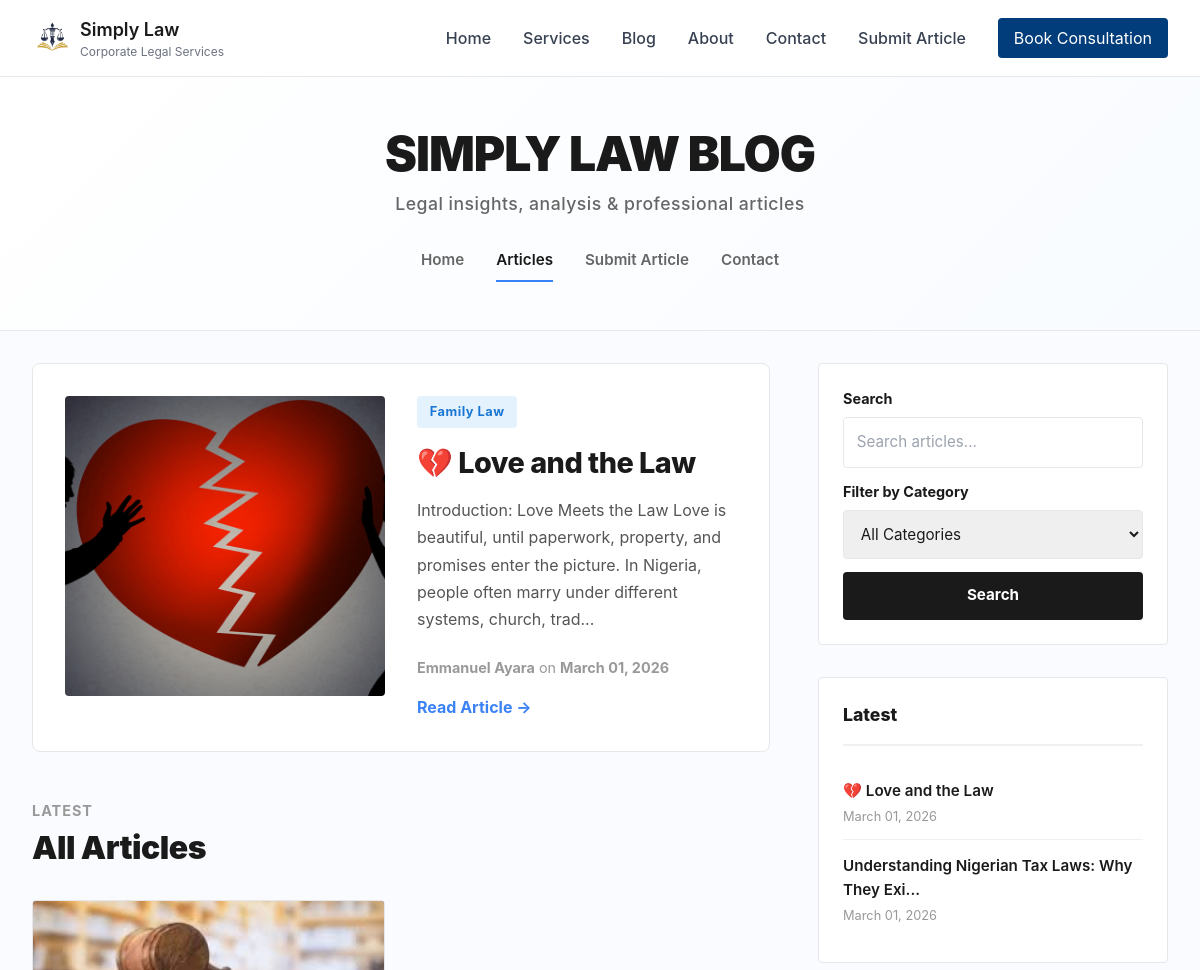
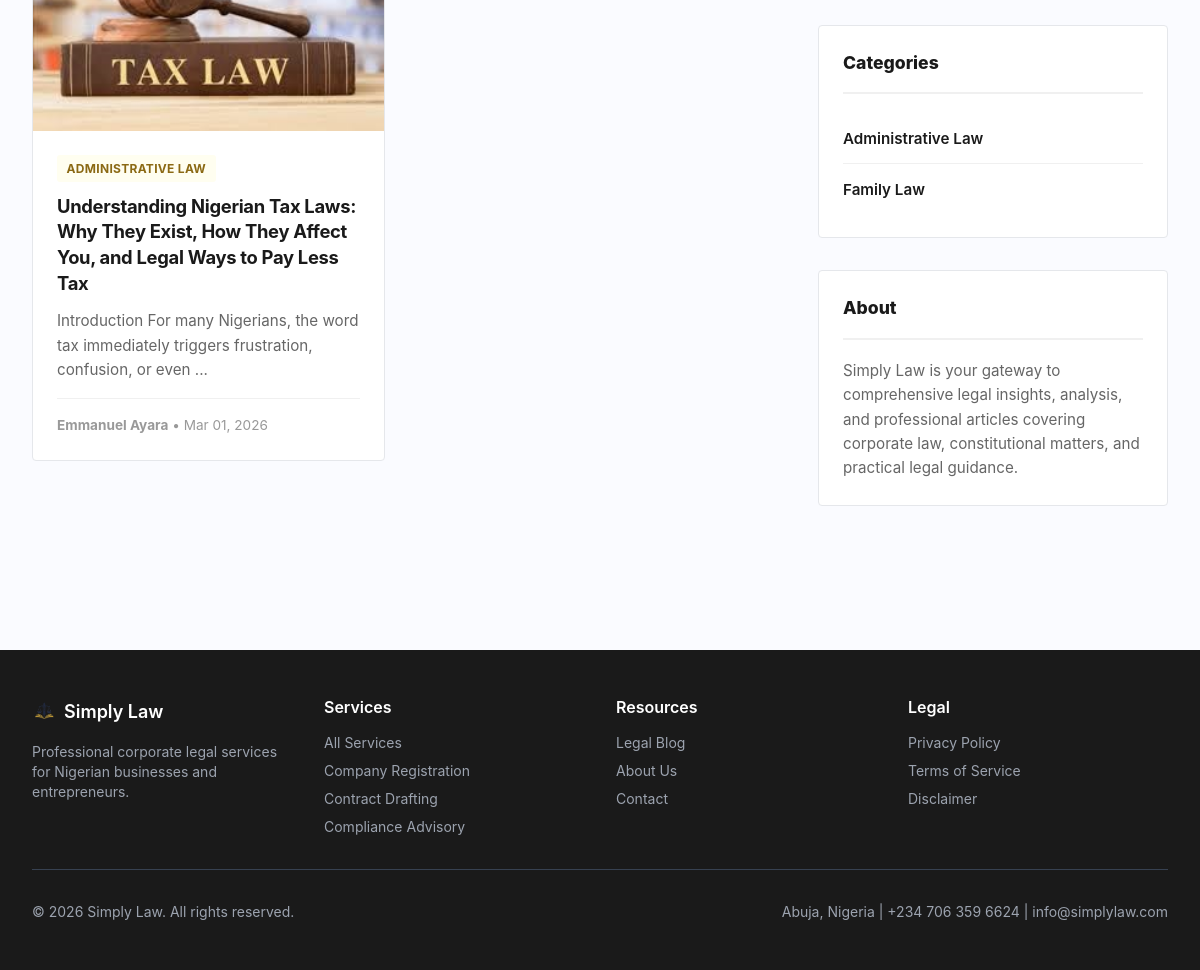
Page /blog on the committed database (2 pictures, top to bottom).
### models.py (models this page shows, shortened)
class Article(db.Model):
    id = db.Column(db.Integer, primary_key=True)
    email = db.Column(db.String(120), nullable=False)
    title = db.Column(db.String(200), nullable=False)
    content = db.Column(db.Text, nullable=False)
    author = db.Column(db.String(100), nullable=False)
    date_posted = db.Column(db.DateTime, default=datetime.utcnow, nullable=False)
    date_submitted = db.Column(db.DateTime, default=datetime.utcnow, nullable=False)
    status = db.Column(
        db.String(20),
        nullable=False,
        default='pending',
        index=True  # ✅ Frequently queried
    )
    category = db.Column(
        db.String(100),
        nullable=False,
        default='General',
        index=True  # ✅ Frequently used for filtering
    )
    likes = db.Column(db.Integer, default=0, nullable=False)
    views = db.Column(db.Integer, default=0, nullable=False)
    cover_image = db.Column(db.String(255), nullable=True)
    document_filename = db.Column(db.String(255), nullable=True)
    deleted_at = db.Column(db.DateTime, nullable=True)
    is_draft = db.Column(db.Boolean, default=False, nullable=False)
    comments = db.relationship('Comment', backref='article', lazy=True, cascade='all, delete-orphan')
    visits = db.relationship('Visit', backref='article', lazy=True, cascade='all, delete-orphan')
    __table_args__ = (
        db.Index('idx_article_status_category', 'status', 'category'),
        db.Index('idx_article_date_posted', 'date_posted'),
        db.Index('idx_article_deleted_at', 'deleted_at'),  # ✅ For soft delete queries
        db.Index('idx_article_is_draft', 'is_draft'),  # ✅ For draft queries
    )

### blueprints/public.py (the view)
@public_bp.route('/blog')
def blog():
    page = request.args.get('page', 1, type=int)
    category = request.args.get('category', '', type=str)
    per_page = 12
    query = Article.query.filter(
        Article.status == 'approved',
        Article.deleted_at.is_(None),
        Article.is_draft == False
    ).order_by(Article.date_posted.desc())
    if category:
        query = query.filter(Article.category == category)
    articles = query.paginate(page=page, per_page=per_page)
    categories = db.session.query(Article.category).filter(
        Article.status == 'approved',
        Article.deleted_at.is_(None)
    ).distinct().all()
    return render_template('pages/blog.html',
        articles=articles,
        category=category,
        categories=categories,
        page_title='Legal Articles & Insights',
        page_description='Corporate law articles, tips, and legal insights for Nigerian businesses'
    )

### templates/pages/blog.html (shortened to what this page needs)
{% extends "base.html" %}
{% block content %}
<div class="blog-wrapper">
    <div class="blog-header">
        <div style="max-width: 1400px; margin: 0 auto; padding: 0 2rem;">
            <h1 class="blog-title">SIMPLY LAW BLOG</h1>
            <p class="blog-subtitle">Legal insights, analysis & professional articles</p>
            <div class="blog-nav">
                <a href="{{ url_for('public.home') }}" class="blog-nav-item">Home</a>
                <div class="blog-nav-item active">Articles</div>
                <a href="{{ url_for('articles.submit_article') }}" class="blog-nav-item">Submit Article</a>
                <a href="{{ url_for('contact.contact') }}" class="blog-nav-item">Contact</a>
            </div>
        </div>
    </div>
    <div class="blog-container">
        <div class="main-content">
            {% if articles.items %}
                {% set featured = articles.items[0] %}
                <div class="featured-section">
                    <div class="featured-article">
                        {% if featured.cover_image %}
                            <img
                                src="{{ url_for('static', filename='uploads/' + featured.cover_image) }}"
                                alt="Featured Article"
                                class="featured-image"
                                loading="lazy"
                            >
                        {% else %}
                            <div style="background: linear-gradient(135deg, #667eea 0%, #764ba2 100%); border-radius: 4px;"></div>
                        {% endif %}
                        <div class="featured-content">
                            <div>
                                <div class="featured-tag">{{ featured.category }}</div>
                                <h2 class="featured-title">{{ featured.title }}</h2>
                                <p class="featured-text">{{ featured.content[:180] }}{% if featured.content|length > 180 %}...{% endif %}</p>
                            </div>
                            <div>
                                <p class="featured-meta">
                                    <strong>{{ featured.author }}</strong> on
                                    <strong>{{ featured.date_posted.strftime('%B %d, %Y') }}</strong>
                                </p>
                                <a href="{{ url_for('articles.read_more', article_id=featured.id) }}"
                                   style="color: #3b82f6; font-weight: 700; text-decoration: none; display: inline-block; margin-top: 1rem;">
                                    Read Article →
                                </a>
                            </div>
                        </div>
                    </div>
                </div>
                <div class="articles-section">
                    <div class="section-label">Latest</div>
                    <h2 class="section-title">All Articles</h2>
                    {% if articles.items|length > 1 %}
                        <div class="articles-grid">
                            {% for article in articles.items[1:] %}
                                <div class="article-card" data-article-url="{{ url_for('articles.read_more', article_id=article.id) }}">
                                    {% if article.cover_image %}
                                        <img
                                            src="{{ url_for('static', filename='uploads/' + article.cover_image) }}"
                                            alt="{{ article.title }}"
                                            class="article-image"
                                            loading="lazy"
                                        >
                                    {% else %}
                                        <div style="background: linear-gradient(135deg, #667eea 0%, #764ba2 100%); height: 200px;"></div>
                                    {% endif %}
                                    <div class="article-body">
                                        <div class="article-tag">{{ article.category }}</div>
                                        <h3 class="article-title">
                                            <a href="{{ url_for('articles.read_more', article_id=article.id) }}">
                                                {{ article.title }}
                                            </a>
                                        </h3>
                                        <p class="article-excerpt">
                                            {{ article.content[:100] }}{% if article.content|length > 100 %}...{% endif %}
                                        </p>
                                        <div class="article-footer">
                                            <strong>{{ article.author }}</strong> • {{ article.date_posted.strftime('%b %d, %Y') }}
                                        </div>
                                    </div>
                                </div>
                            {% endfor %}
                        </div>
                    {% endif %}
                </div>
            {% else %}
                <div class="empty-state">
                    <div class="empty-icon">📄</div>
                    <p class="empty-text">No articles yet. Check back soon for legal insights and analysis!</p>
                </div>
            {% endif %}
        </div>
        <aside class="blog-sidebar">
            <div class="search-section">
                <form method="get" action="{{ url_for('public.blog') }}" style="display: flex; flex-direction: column;">
                    <label style="font-size: 0.9rem; font-weight: 700; margin-bottom: 0.5rem; color: #1a1a1a;">Search</label>
                    <input
                        type="text"
                        name="search"
                        class="search-input"
                        placeholder="Search articles..."
                        style="margin-bottom: 0.8rem;"
                    >
                    <label style="font-size: 0.9rem; font-weight: 700; margin-bottom: 0.5rem; color: #1a1a1a;">Filter by Category</label>
                    <select name="category" class="category-filter">
                        <option value="">All Categories</option>
                    </select>
                    <button type="submit" class="search-btn">Search</button>
                </form>
            </div>
            {% set latest_articles = articles.items[:4] if articles.items else [] %}
            {% if latest_articles %}
                <div class="sidebar-section">
                    <div class="sidebar-title">Latest</div>
                    {% for article in latest_articles %}
                        <div class="latest-item">
                            <a href="{{ url_for('articles.read_more', article_id=article.id) }}">
                                {{ article.title[:45] }}{% if article.title|length > 45 %}...{% endif %}
                            </a>
                            <span class="latest-date">{{ article.date_posted.strftime('%B %d, %Y') }}</span>
                        </div>
                    {% endfor %}
                </div>
            {% endif %}
            {% if categories %}
                <div class="sidebar-section">
                    <div class="sidebar-title">Categories</div>
                    {% for cat in categories %}
                        <div class="latest-item">
                            <a href="{{ url_for('public.blog', category=cat[0]) }}">
                                {{ cat[0] }}
                            </a>
                        </div>
                    {% endfor %}
                </div>
            {% endif %}
            <div class="sidebar-section">
                <div class="sidebar-title">About</div>
                <p style="font-size: 0.95rem; color: #666; line-height: 1.6; margin: 0;">
                    Simply Law is your gateway to comprehensive legal insights, analysis, and professional articles covering corporate law, constitutional matters, and practical legal guidance.
                </p>
            </div>
        </aside>
    </div>
</div>
{% endblock %}

### templates/base.html (style rules this page uses)
* { margin: 0; padding: 0; box-sizing: border-box; }
html { scroll-behavior: smooth; }
body { font-family: 'Inter', system-ui, -apple-system, sans-serif; background-color: #fafaf8; color: #1a1a1a; line-height: 1.6; }
a { transition: color 0.3s ease; }
button, .btn { transition: all 0.2s ease; }
.page-container { min-height: 100vh; display: flex; flex-direction: column; }
h1, h2, h3, h4, h5, h6 { font-weight: 700; line-height: 1.2; margin-bottom: 0.5rem; }
h1 { font-size: 2.5rem; }
h2 { font-size: 2rem; }
h3 { font-size: 1.5rem; }
button, a[class*="btn"], input, select, textarea { transition: all 0.2s ease; }

### rows in the picture
Article: cover_image (picture), category "Family Law", title "💔 Love and the Law", content "Introduction: Love Meets the Law Love is beautiful, until paperwork, property, and promises enter the picture. In Nigeria, people often marry under different systems, church, trad", author "Emmanuel Ayara", date_posted "March 01, 2026"
Article: cover_image (picture), category "ADMINISTRATIVE LAW", title "Understanding Nigerian Tax Laws: Why They Exist, How They Affect You, and Legal Ways to Pay Less Tax", content "Introduction For many Nigerians, the word tax immediately triggers frustration, confusion, or even", author "Emmanuel Ayara", date_posted "Mar 01, 2026", title "Understanding Nigerian Tax Laws: Why They Exi", date_posted "March 01, 2026"

### other values in the picture
{{ cat[0] }} "Administrative Law" "Family Law"
